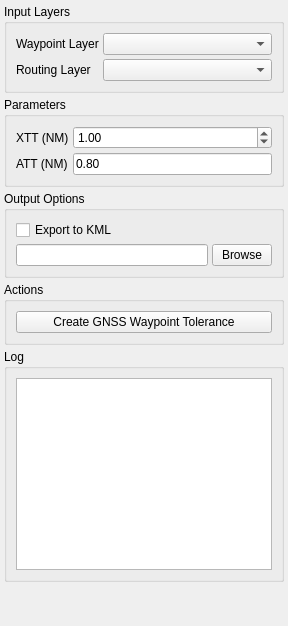
<?xml version="1.0" encoding="UTF-8"?>
<ui version="4.0">
 <class>QPANSOPYGNSSWaypointDockWidget</class>
 <widget class="QDockWidget" name="QPANSOPYGNSSWaypointDockWidget">
  <property name="minimumSize">
   <size>
    <width>250</width>
    <height>200</height>
   </size>
  </property>
  <property name="windowTitle">
   <string>GNSS Waypoint</string>
  </property>
  <widget class="QWidget" name="dockWidgetContents">
   <layout class="QVBoxLayout" name="verticalLayout">
    <property name="spacing">
     <number>4</number>
    </property>
    <property name="margin">
     <number>4</number>
    </property>
    <item>
     <widget class="QGroupBox" name="inputGroup">
      <property name="sizePolicy">
       <sizepolicy hsizetype="Preferred" vsizetype="Fixed">
        <horstretch>0</horstretch>
        <verstretch>0</verstretch>
       </sizepolicy>
      </property>
      <property name="title">
       <string>Input Layers</string>
      </property>
      <layout class="QFormLayout" name="formLayout">
       <property name="spacing">
        <number>4</number>
       </property>
       <item row="0" column="0">
        <widget class="QLabel" name="waypointLabel">
         <property name="text">
          <string>Waypoint Layer</string>
         </property>
        </widget>
       </item>
       <item row="0" column="1">
        <widget class="QgsMapLayerComboBox" name="waypointLayerComboBox">
         <property name="sizePolicy">
          <sizepolicy hsizetype="Expanding" vsizetype="Fixed">
           <horstretch>0</horstretch>
           <verstretch>0</verstretch>
          </sizepolicy>
         </property>
        </widget>
       </item>
       <item row="1" column="0">
        <widget class="QLabel" name="routingLabel">
         <property name="text">
          <string>Routing Layer</string>
         </property>
        </widget>
       </item>
       <item row="1" column="1">
        <widget class="QgsMapLayerComboBox" name="routingLayerComboBox">
         <property name="sizePolicy">
          <sizepolicy hsizetype="Expanding" vsizetype="Fixed">
           <horstretch>0</horstretch>
           <verstretch>0</verstretch>
          </sizepolicy>
         </property>
        </widget>
       </item>
      </layout>
     </widget>
    </item>
    <item>
     <widget class="QGroupBox" name="parametersGroup">
      <property name="sizePolicy">
       <sizepolicy hsizetype="Preferred" vsizetype="Fixed">
        <horstretch>0</horstretch>
        <verstretch>0</verstretch>
       </sizepolicy>
      </property>
      <property name="title">
       <string>Parameters</string>
      </property>
      <layout class="QFormLayout" name="paramFormLayout">
       <property name="spacing">
        <number>4</number>
       </property>
       <item row="0" column="0">
        <widget class="QLabel" name="xttLabel">
         <property name="text">
          <string>XTT (NM)</string>
         </property>
         <property name="toolTip">
          <string>Cross Track Tolerance in Nautical Miles</string>
         </property>
        </widget>
       </item>
       <item row="0" column="1">
        <widget class="QDoubleSpinBox" name="xttSpinBox">
         <property name="minimum">
          <double>0.100000000000000</double>
         </property>
         <property name="maximum">
          <double>10.000000000000000</double>
         </property>
         <property name="singleStep">
          <double>0.100000000000000</double>
         </property>
         <property name="value">
          <double>1.000000000000000</double>
         </property>
         <property name="decimals">
          <number>2</number>
         </property>
        </widget>
       </item>
       <item row="1" column="0">
        <widget class="QLabel" name="attLabel">
         <property name="text">
          <string>ATT (NM)</string>
         </property>
         <property name="toolTip">
          <string>Along Track Tolerance (calculated as 0.8 × XTT)</string>
         </property>
        </widget>
       </item>
       <item row="1" column="1">
        <widget class="QLineEdit" name="attLineEdit">
         <property name="readOnly">
          <bool>true</bool>
         </property>
         <property name="text">
          <string>0.80</string>
         </property>
        </widget>
       </item>
      </layout>
     </widget>
    </item>
    <item>
     <widget class="QGroupBox" name="outputGroup">
      <property name="sizePolicy">
       <sizepolicy hsizetype="Preferred" vsizetype="Fixed">
        <horstretch>0</horstretch>
        <verstretch>0</verstretch>
       </sizepolicy>
      </property>
      <property name="title">
       <string>Output Options</string>
      </property>
      <layout class="QVBoxLayout" name="outputLayout">
       <property name="spacing">
        <number>4</number>
       </property>
       <item>
        <widget class="QCheckBox" name="exportKmlCheckBox">
         <property name="text">
          <string>Export to KML</string>
         </property>
        </widget>
       </item>
       <item>
        <layout class="QHBoxLayout" name="folderLayout">
         <item>
          <widget class="QLineEdit" name="outputFolderLineEdit">
           <property name="readOnly">
            <bool>true</bool>
           </property>
          </widget>
         </item>
         <item>
          <widget class="QPushButton" name="browseButton">
           <property name="text">
            <string>Browse</string>
           </property>
           <property name="maximumSize">
            <size>
             <width>60</width>
             <height>16777215</height>
            </size>
           </property>
          </widget>
         </item>
        </layout>
       </item>
      </layout>
     </widget>
    </item>
    <item>
     <widget class="QGroupBox" name="actionGroup">
      <property name="sizePolicy">
       <sizepolicy hsizetype="Preferred" vsizetype="Fixed">
        <horstretch>0</horstretch>
        <verstretch>0</verstretch>
       </sizepolicy>
      </property>
      <property name="title">
       <string>Actions</string>
      </property>
      <layout class="QVBoxLayout" name="actionLayout">
       <property name="spacing">
        <number>4</number>
       </property>
       <item>
        <widget class="QPushButton" name="calculateButton">
         <property name="text">
          <string>Create GNSS Waypoint Tolerance</string>
         </property>
        </widget>
       </item>
      </layout>
     </widget>
    </item>
    <item>
     <widget class="QGroupBox" name="logGroup">
      <property name="sizePolicy">
       <sizepolicy hsizetype="Preferred" vsizetype="Preferred">
        <horstretch>0</horstretch>
        <verstretch>0</verstretch>
       </sizepolicy>
      </property>
      <property name="title">
       <string>Log</string>
      </property>
      <layout class="QVBoxLayout" name="logLayout">
       <property name="spacing">
        <number>2</number>
       </property>
       <item>
        <widget class="QTextEdit" name="logTextEdit">
         <property name="readOnly">
          <bool>true</bool>
         </property>
         <property name="minimumHeight">
          <number>100</number>
         </property>
        </widget>
       </item>
      </layout>
     </widget>
    </item>
    <item>
     <spacer name="verticalSpacer">
      <property name="orientation">
       <enum>Qt::Vertical</enum>
      </property>
      <property name="sizeHint" stdset="0">
       <size>
        <width>20</width>
        <height>40</height>
       </size>
      </property>
     </spacer>
    </item>
   </layout>
  </widget>
 </widget>
 <customwidgets>
  <customwidget>
   <class>QgsMapLayerComboBox</class>
   <extends>QComboBox</extends>
   <header>qgsmaplayercombobox.h</header>
  </customwidget>
 </customwidgets>
 <resources/>
 <connections/>
</ui>
